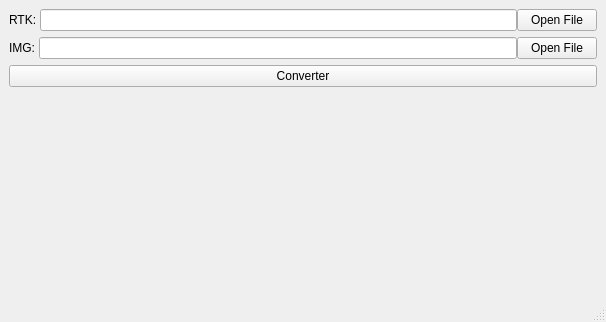
<?xml version="1.0" encoding="UTF-8"?>
<ui version="4.0">
 <class>_MainWindow</class>
 <widget class="QMainWindow" name="_MainWindow">
  <property name="geometry">
   <rect>
    <x>0</x>
    <y>0</y>
    <width>606</width>
    <height>322</height>
   </rect>
  </property>
  <property name="windowTitle">
   <string>RTK2CSV</string>
  </property>
  <widget class="QWidget" name="centralwidget">
   <layout class="QVBoxLayout" name="verticalLayout_3">
    <item>
     <layout class="QVBoxLayout" name="verticalLayout_2">
      <item>
       <layout class="QHBoxLayout" name="horizontalLayout_2">
        <property name="spacing">
         <number>0</number>
        </property>
        <item>
         <widget class="QLabel" name="label">
          <property name="text">
           <string>RTK: </string>
          </property>
         </widget>
        </item>
        <item>
         <widget class="QLineEdit" name="gpxkmlInput"/>
        </item>
        <item>
         <widget class="QPushButton" name="gpxkmlButton">
          <property name="sizePolicy">
           <sizepolicy hsizetype="Preferred" vsizetype="Maximum">
            <horstretch>0</horstretch>
            <verstretch>0</verstretch>
           </sizepolicy>
          </property>
          <property name="text">
           <string>Open File</string>
          </property>
         </widget>
        </item>
       </layout>
      </item>
      <item>
       <layout class="QHBoxLayout" name="horizontalLayout">
        <property name="spacing">
         <number>0</number>
        </property>
        <item>
         <widget class="QLabel" name="label_2">
          <property name="text">
           <string>IMG: </string>
          </property>
         </widget>
        </item>
        <item>
         <widget class="QLineEdit" name="imgInput"/>
        </item>
        <item>
         <widget class="QPushButton" name="imgButton">
          <property name="text">
           <string>Open File</string>
          </property>
         </widget>
        </item>
       </layout>
      </item>
      <item>
       <widget class="QPushButton" name="convertButton">
        <property name="text">
         <string>Converter</string>
        </property>
       </widget>
      </item>
      <item>
       <widget class="QChartView" name="chart" native="true">
        <property name="sizePolicy">
         <sizepolicy hsizetype="Expanding" vsizetype="Expanding">
          <horstretch>0</horstretch>
          <verstretch>0</verstretch>
         </sizepolicy>
        </property>
       </widget>
      </item>
     </layout>
    </item>
   </layout>
  </widget>
  <widget class="QStatusBar" name="statusbar"/>
 </widget>
 <customwidgets>
  <customwidget>
   <class>QChartView</class>
   <extends>QWidget</extends>
   <header location="global">qchartview.h</header>
   <container>1</container>
  </customwidget>
 </customwidgets>
 <resources/>
 <connections/>
</ui>
